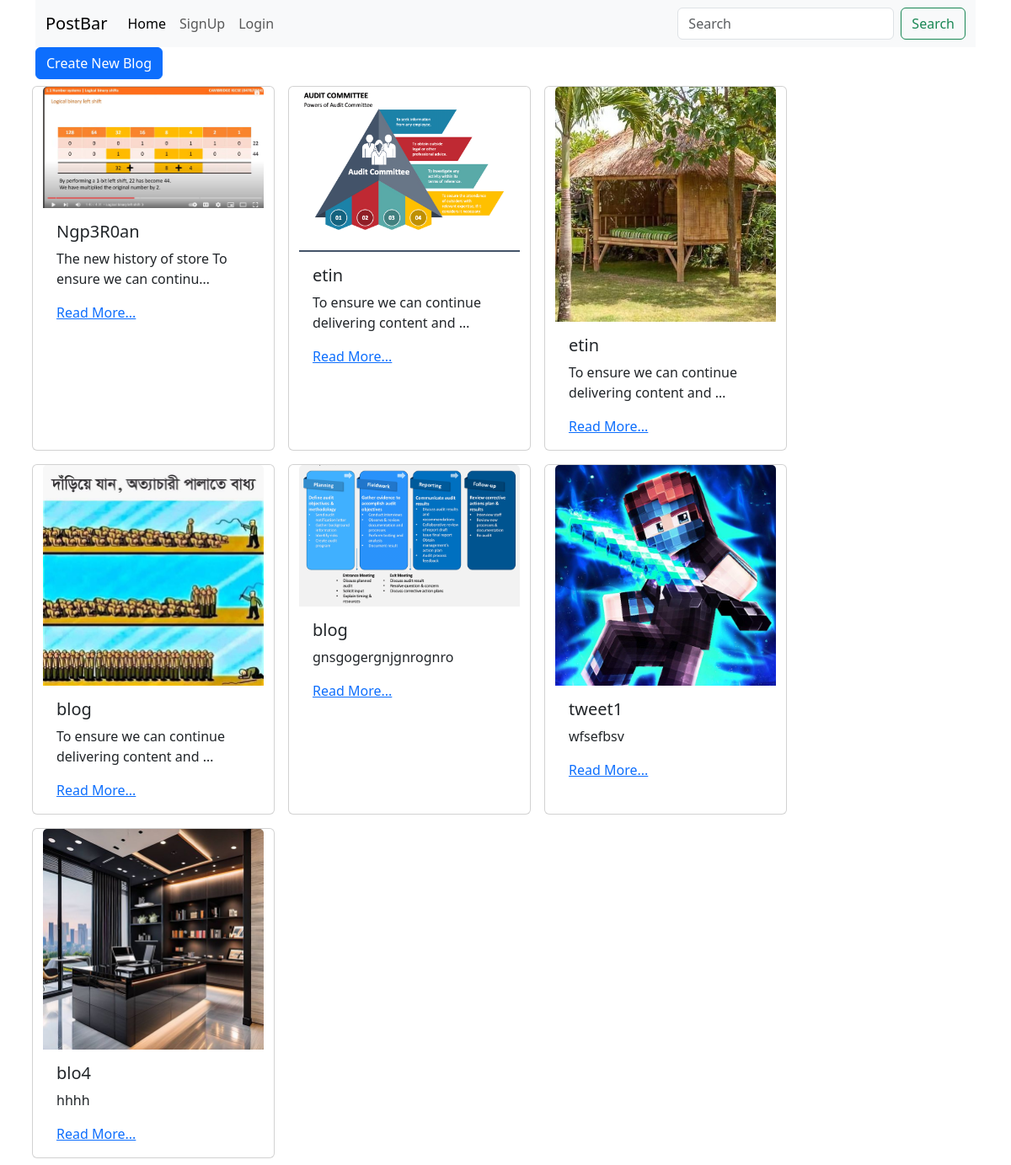
The app's page /blogs/ with its own data.
### Blog_App/models.py (models this page shows, shortened)
class Post(models.Model):
    title = models.CharField(max_length=200)
    content = models.TextField(default='')
    photo = models.ImageField(upload_to='blog_photos')
    author = models.ForeignKey(User, on_delete=models.CASCADE)
    created_at = models.DateTimeField(default=timezone.now)
    updated_at = models.DateTimeField(auto_now=True)

### Blog_App/views.py (the view)
# urls.py: path('', views.blogs_view, name='blogs'),
def blogs_view(request):
    blogs = Post.objects.all()
    return render(request, 'blog/blogs.html', {'blogs': blogs})

### templates/blog/blogs.html (shortened to what this page needs)
{% extends "base/base.html" %}
{% block content %}
<a href="{% url "blog_create" %}" class="btn btn-primary">Create New Blog</a>
<div class="row">
  {% for blog in blogs %}
  <div class="card m-2" style="width: 18rem">
    <img src="{{blog.photo.url}}" class="card-img-top" id="blog_image" alt="..." />
    <div class="card-body">
      <h5 class="card-title">{{blog.author}}</h5>
      <p class="card-text">{{blog.content|truncatechars:50}}</p>
      <a href="{% url "blog_detail" blog.id %}">Read More...</a>
    </div>
  </div>
  {% endfor %}
</div>
{% endblock content %}

### templates/base/base.html (shortened to what this page needs)
<!DOCTYPE html>
<html lang="en">
  <head>
    <link
      href="https://cdn.jsdelivr.net/npm/bootstrap@5.3.3/dist/css/bootstrap.min.css"
      rel="stylesheet"
    />
  </head>
  <body>
    <div class="container">
      <nav class="navbar navbar-expand-lg bg-dark text-white bg-body-tertiary">
        <div class="container-fluid">
          <a class="navbar-brand" href="{% url "blogs" %}">PostBar</a>
          <div class="collapse navbar-collapse" id="navbarSupportedContent">
            <ul class="navbar-nav me-auto mb-2 mb-lg-0">
              <li class="nav-item">
                <a class="nav-link active" aria-current="page" href="{% url "blogs" %}">Home</a>
              </li>
              {% if user.is_authenticated %}
              <li class="nav-item">
                <a class="nav-link " href="{% url "logout" %}">Logout</a>
              </li>
              {% else %}
              <li class="nav-item">
                <a class="nav-link " href="{% url "signup" %}">SignUp</a>
              </li>
              <li class="nav-item">
                <a class="nav-link" href="{% url "login" %}">Login</a>
              </li>
              {% endif %}
            </ul>
            <form class="d-flex" role="search">
              <input
                class="form-control me-2"
                type="search"
                placeholder="Search"
                aria-label="Search"
              />
              <button class="btn btn-outline-success" type="submit">
                Search
              </button>
            </form>
          </div>
        </div>
      </nav>
    </div>
    <div class="container">{% block content %}{% endblock content %}</div>
  </body>
</html>

### records on screen
Post: photo (picture), author "Ngp3R0an", content "The new history of store To ensure we can continu…"
Post: photo (picture), author "etin", content "To ensure we can continue delivering content and …"
Post: photo (picture), author "etin", content "To ensure we can continue delivering content and …"
Post: photo (picture), author "blog", content "To ensure we can continue delivering content and …"
Post: photo (picture), author "blog", content "gnsgogergnjgnrognro"
Post: photo (picture), author "tweet1", content "wfsefbsv"
Post: photo (picture), author "blo4", content "hhhh"
